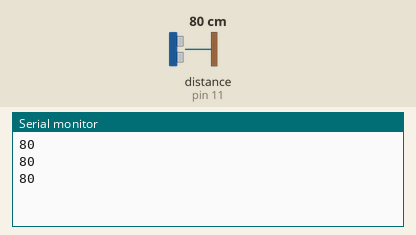
This sketch was run on a simulated Arduino Uno, built with avr-gcc and run on an emulated ATmega328P. On the bench: the last lines printed to the serial monitor. Inputs (shaded band) come from the test bench; at power-on: distance to the obstacle (sensor on pin 11) 80 cm.

Above: at 1.3 s.
1.4 s: distance to the obstacle (sensor on pin 11) set to 2 cm
At 1.9 s:
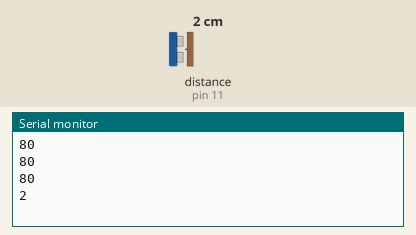
2.9 s: distance to the obstacle (sensor on pin 11) set to 4 cm
At 3.4 s:
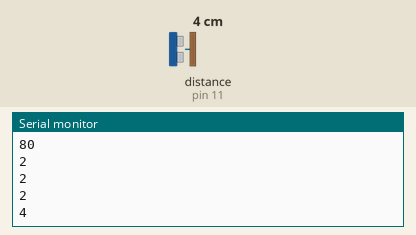
Timing chart, 0 to 5.9 s (numbered marks = the images above; inputs shaded):
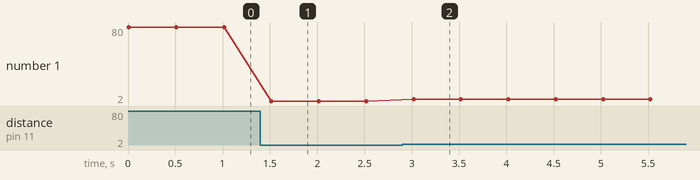

The sketch:

Step2-UltrasonicSensor.ino
```cpp
#include <HCSR04.h>

UltraSonicDistanceSensor distanceSensor(12, 11);  // Initialize sensor that uses digital pins 13 and 12.

int distance;

void setup () {
    Serial.begin(9600);  // We initialize serial connection so that we could print values from sensor.
}

void loop () {
    // Every 500 miliseconds, do a measurement using the sensor and print the distance in centimeters.

    distance=distanceSensor.measureDistanceCm();
    Serial.println(distance);
    delay(500);
}
```

Measured:
- after the input at 1.4 s, the serial monitor: prints a new line after 0.12 s (image 1)
- after the input at 2.9 s, the serial monitor: prints a new line after 0.12 s (image 2)
- plotted number 1: 80 → 2 after the input at 1.4 s, 2 → 4 after the input at 2.9 s
